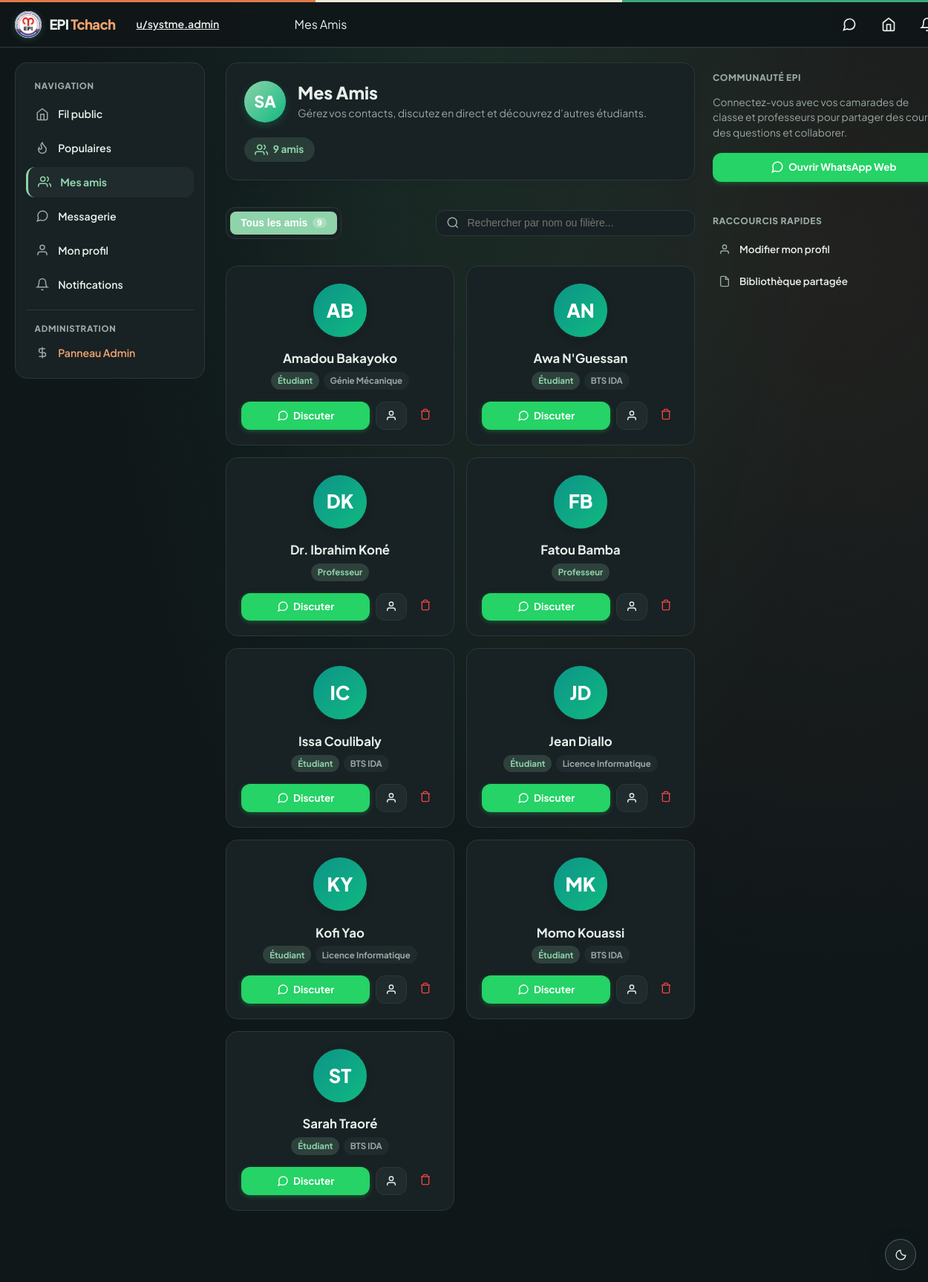
The app's page /friends (signed in) with its own data.
### tables this page shows
CREATE TABLE utilisateurs (
    id                  INT UNSIGNED AUTO_INCREMENT PRIMARY KEY,
    nom                 VARCHAR(100) NOT NULL,
    prenom              VARCHAR(100) NOT NULL,
    email               VARCHAR(150) NOT NULL UNIQUE,
    mot_de_passe        VARCHAR(255) NOT NULL,
    avatar_url          VARCHAR(255) DEFAULT NULL,
    biographie          TEXT DEFAULT NULL,
    filiere_id          INT UNSIGNED DEFAULT NULL,
    modules_enseignes   TEXT DEFAULT NULL,
    role                ENUM('etudiant','professeur','administrateur') NOT NULL DEFAULT 'etudiant',
    est_actif           BOOLEAN NOT NULL DEFAULT TRUE,
    date_inscription    DATETIME NOT NULL DEFAULT CURRENT_TIMESTAMP,
    derniere_connexion  DATETIME DEFAULT NULL,
    derniere_activite   DATETIME DEFAULT NULL,
    FOREIGN KEY (filiere_id) REFERENCES filieres(id) ON DELETE SET NULL
);

CREATE TABLE filieres (
    id              INT UNSIGNED AUTO_INCREMENT PRIMARY KEY,
    nom             VARCHAR(150) NOT NULL UNIQUE,
    code            VARCHAR(20) DEFAULT NULL,
    description     TEXT DEFAULT NULL,
    image_url       VARCHAR(255) DEFAULT NULL,
    slogan          VARCHAR(180) DEFAULT NULL,
    est_active      BOOLEAN NOT NULL DEFAULT TRUE,
    date_creation   DATETIME NOT NULL DEFAULT CURRENT_TIMESTAMP
);

### resources/views/desktop/friends/index.php (the view, shortened to what the rows shown need)
<?php
$base = is_string($baseUrl ?? null) ? $baseUrl : '';
$asset = is_string($assetBase ?? null)
  ? $assetBase
  : ($base !== '' ? $base . '/public/assets' : '/public/assets');
$targetUser = is_array($targetUser ?? null) ? $targetUser : [];
$friends = is_array($friends ?? null) ? $friends : [];
$isOwnProfile = (bool)($isOwnProfile ?? false);
$targetName = trim(($targetUser['prenom'] ?? '') . ' ' . ($targetUser['nom'] ?? ''));
$targetAvatar = !empty($targetUser['avatar_url'])
  ? url('public/' . ltrim((string)$targetUser['avatar_url'], '/'))
  : '';
$targetInitial = strtoupper(mb_substr((string)($targetUser['prenom'] ?? 'M'), 0, 1) . mb_substr((string)($targetUser['nom'] ?? ''), 0, 1));
$roleLabels = [
    'etudiant' => 'Étudiant',
    'professeur' => 'Professeur',
    'moderateur' => 'Modérateur',
    'administrateur' => 'Administrateur',
    'delegue_general' => 'Délégué Général',
    'delegue_de_classe' => 'Délégué de Classe',
];
?>
<!DOCTYPE html>
<html lang="fr">
<head>
  <link rel="stylesheet" href="<?= $asset ?>/css/desktop/community-shell.css" />
  <link rel="stylesheet" href="<?= $asset ?>/css/desktop/salon.css" />
  <link rel="stylesheet" href="<?= $asset ?>/css/desktop/friends.css" />
  <link rel="stylesheet" href="<?= $asset ?>/css/feedback.css" />
  <?php include ROOT_PATH . '/resources/views/partials/theme-head.php'; ?>
</head>
<body class="community-shell community-salon" data-base-url="<?= htmlspecialchars($base, ENT_QUOTES, 'UTF-8') ?>">
  <div class="epi-salon-grid">
    <main class="epi-main-feed">
      <section class="epi-friends-header-card">
        <div class="epi-friends-header-info">
          <div class="epi-friends-header-avatar">
            <?php if ($targetAvatar !== ''): ?>
              <img src="<?= htmlspecialchars($targetAvatar, ENT_QUOTES, 'UTF-8') ?>" alt="<?= htmlspecialchars($targetName) ?>" />
            <?php else: ?>
              <span><?= htmlspecialchars($targetInitial) ?></span>
            <?php endif; ?>
          </div>
          <div class="epi-friends-header-text">
            <h1><?= $isOwnProfile ? 'Mes Amis' : 'Amis de ' . htmlspecialchars($targetName) ?></h1>
          </div>
        </div>
      </section>
      <div id="tabContentAll" class="epi-friends-tab-content">
        <?php if (empty($friends)): ?>
          <div class="epi-friends-empty">
            <div class="epi-friends-empty-icon">
              <svg width="32" height="32" viewBox="0 0 24 24" fill="none" stroke="currentColor" stroke-width="2"><path d="M17 21v-2a4 4 0 0 0-4-4H5a4 4 0 0 0-4 4v2"/><circle cx="9" cy="7" r="4"/><path d="M23 21v-2a4 4 0 0 0-3-3.87"/><path d="M16 3.13a4 4 0 0 1 0 7.75"/></svg>
            </div>
            <h2><?= $isOwnProfile ? 'Vous n’avez pas encore d’amis' : 'Cet utilisateur n’a pas encore d’amis' ?></h2>
            <p><?= $isOwnProfile ? 'Explorez les publications du Salon ou découvrez les suggestions pour agrandir votre réseau à l’EPI !' : '' ?></p>
            <?php if ($isOwnProfile): ?>
              <a href="<?= $base ?>/salon" class="epi-btn-primary" style="display:inline-flex; padding:0.6rem 1.25rem; text-decoration:none; border-radius:var(--community-radius-md);">
                Découvrir le salon
              </a>
            <?php endif; ?>
          </div>
        <?php else: ?>
          <div class="epi-friends-grid" id="friendsCardsGrid">
            <?php foreach ($friends as $friend):
              $fName = trim(($friend['prenom'] ?? '') . ' ' . ($friend['nom'] ?? ''));
              $fAvatar = !empty($friend['avatar_url'])
                ? url('public/' . ltrim((string)$friend['avatar_url'], '/'))
                : '';
              $fInitials = strtoupper(mb_substr((string)($friend['prenom'] ?? 'M'), 0, 1) . mb_substr((string)($friend['nom'] ?? ''), 0, 1));
              $fRole = $roleLabels[$friend['role'] ?? 'etudiant'] ?? ucfirst((string)$friend['role']);
              $fFiliere = (string)($friend['filiere'] ?? '');
            ?>
              <article class="epi-friend-card" data-friend-card data-friend-name="<?= htmlspecialchars(mb_strtolower($fName), ENT_QUOTES, 'UTF-8') ?>" data-friend-filiere="<?= htmlspecialchars(mb_strtolower($fFiliere), ENT_QUOTES, 'UTF-8') ?>">
                <div class="epi-friend-card-avatar">
                  <?php if ($fAvatar !== ''): ?>
                    <img src="<?= htmlspecialchars($fAvatar, ENT_QUOTES, 'UTF-8') ?>" alt="<?= htmlspecialchars($fName) ?>" loading="lazy" />
                  <?php else: ?>
                    <span><?= htmlspecialchars($fInitials) ?></span>
                  <?php endif; ?>
                </div>
                <a class="epi-friend-card-name" href="<?= $base ?>/profile?id=<?= (int)$friend['id'] ?>">
                  <?= htmlspecialchars($fName) ?>
                </a>
                <div class="epi-friend-card-badges">
                  <span class="epi-friend-badge role"><?= htmlspecialchars($fRole) ?></span>
                  <?php if ($fFiliere !== ''): ?>
                    <span class="epi-friend-badge"><?= htmlspecialchars($fFiliere) ?></span>
                  <?php endif; ?>
                </div>
                <div class="epi-friend-card-actions">
                  <a class="epi-btn-chat" href="<?= $base ?>/messages?user=<?= (int)$friend['id'] ?>" title="Discuter sur WhatsApp Web">
                    <svg width="16" height="16" viewBox="0 0 24 24" fill="none" stroke="currentColor" stroke-width="2"><path d="M21 11.5a8.38 8.38 0 0 1-.9 3.8 8.5 8.5 0 0 1-7.6 4.7 8.38 8.38 0 0 1-3.8-.9L3 21l1.9-5.7a8.38 8.38 0 0 1-.9-3.8 8.5 8.5 0 0 1 4.7-7.6 8.38 8.38 0 0 1 3.8-.9h.5a8.48 8.48 0 0 1 8 8v.5z"/></svg>
                    <span>Discuter</span>
                  </a>
                  <a class="epi-btn-profile" href="<?= $base ?>/profile?id=<?= (int)$friend['id'] ?>" title="Voir le profil">
                    <svg width="16" height="16" viewBox="0 0 24 24" fill="none" stroke="currentColor" stroke-width="2"><path d="M20 21v-2a4 4 0 0 0-4-4H8a4 4 0 0 0-4 4v2"/><circle cx="12" cy="7" r="4"/></svg>
                  </a>
                  <?php if ($isOwnProfile): ?>
                    <form method="post" action="<?= $base ?>/friends/action" onsubmit="return confirm('Retirer <?= htmlspecialchars(addslashes($fName)) ?> de vos amis ?');">
                      <button type="submit" class="epi-btn-remove" title="Retirer des amis" aria-label="Retirer des amis">
                        <svg width="16" height="16" viewBox="0 0 24 24" fill="none" stroke="currentColor" stroke-width="2"><polyline points="3 6 5 6 21 6"/><path d="M19 6v14a2 2 0 0 1-2 2H7a2 2 0 0 1-2-2V6m3 0V4a2 2 0 0 1 2-2h4a2 2 0 0 1 2 2v2"/></svg>
                      </button>
                    </form>
                  <?php endif; ?>
                </div>
              </article>
            <?php endforeach; ?>
          </div>
        <?php endif; ?>
      </div>
    </main>
  </div>
</body>
</html>

### records on screen
utilisateurs: targetInitial "SA"
utilisateurs: fInitials "AB", fName "Amadou Bakayoko", role "Étudiant", filiere.nom "Génie Mécanique"
utilisateurs: fInitials "AN", fName "Awa N'Guessan", role "Étudiant", filiere.nom "BTS IDA"
utilisateurs: fInitials "DK", fName "Dr. Ibrahim Koné", role "Professeur"
utilisateurs: fInitials "FB", fName "Fatou Bamba", role "Professeur"
utilisateurs: fInitials "IC", fName "Issa Coulibaly", role "Étudiant", filiere.nom "BTS IDA"
utilisateurs: fInitials "JD", fName "Jean Diallo", role "Étudiant", filiere.nom "Licence Informatique"
utilisateurs: fInitials "KY", fName "Kofi Yao", role "Étudiant", filiere.nom "Licence Informatique"
utilisateurs: fInitials "MK", fName "Momo Kouassi", role "Étudiant", filiere.nom "BTS IDA"
utilisateurs: fInitials "ST", fName "Sarah Traoré", role "Étudiant", filiere.nom "BTS IDA"

### other values on screen
count($friends) "9"
